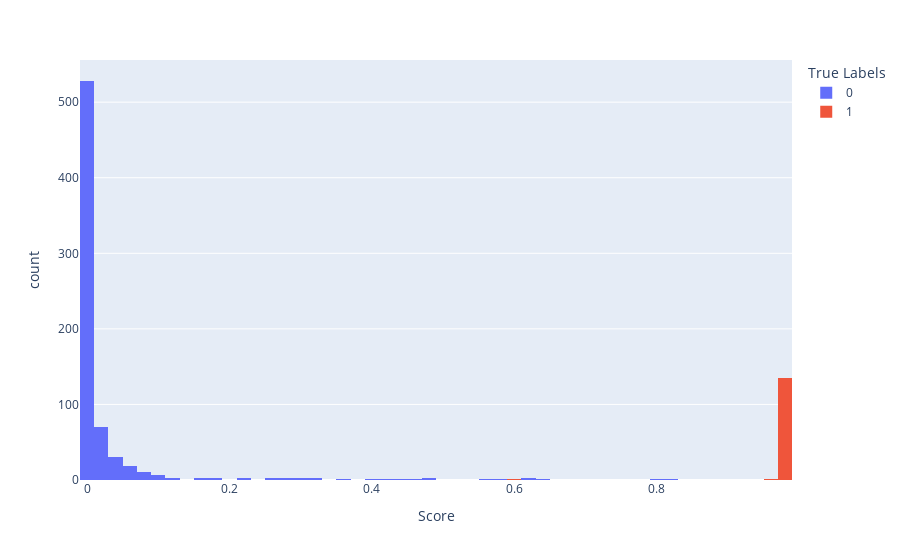
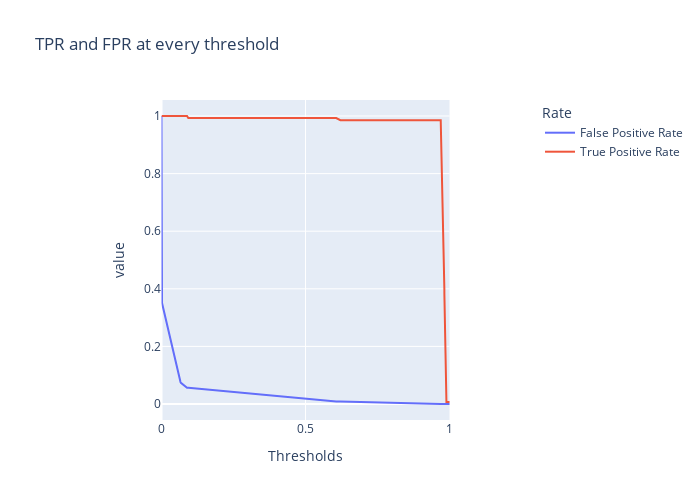

The code cell stored with these charts, in order, in its notebook:
### Code cell
# The histogram of scores compared to true labels
fig_hist = px.histogram(
    x=y_score, color=y, nbins=50,
    labels=dict(color='True Labels', x='Score')
)

fig_hist.show()


# Evaluating model performance at various thresholds
df = pd.DataFrame({
    'False Positive Rate': fpr,
    'True Positive Rate': tpr
}, index=thresholds)
df.index.name = "Thresholds"
df.columns.name = "Rate"

fig_thresh = px.line(
    df, title='TPR and FPR at every threshold',
    width=700, height=500
)

fig_thresh.update_yaxes(scaleanchor="x", scaleratio=1)
fig_thresh.update_xaxes(range=[0, 1], constrain='domain')
fig_thresh.show()

### Figure 1 — Plotly figure (JSON) as saved in the notebook; plotly's stock layout.template omitted (floating-point values rounded to 4 significant figures; data arrays with more than 128 entries replaced by an {"elided": "..."} marker saying what was removed)
{"data": [{"alignmentgroup": "True", "bingroup": "x", "hovertemplate": "True Labels=0<br>Score=%{x}<br>count=%{y}<extra></extra>", "legendgroup": "0", "marker": {"color": "#636efa", "pattern": {"shape": ""}}, "name": "0", "nbinsx": 50, "offsetgroup": "0", "orientation": "v", "showlegend": true, "type": "histogram", "x": {"elided": "696 float values"}, "xaxis": "x", "yaxis": "y"}, {"alignmentgroup": "True", "bingroup": "x", "hovertemplate": "True Labels=1<br>Score=%{x}<br>count=%{y}<extra></extra>", "legendgroup": "1", "marker": {"color": "#EF553B", "pattern": {"shape": ""}}, "name": "1", "nbinsx": 50, "offsetgroup": "1", "orientation": "v", "showlegend": true, "type": "histogram", "x": {"elided": "138 float values"}, "xaxis": "x", "yaxis": "y"}], "layout": {"barmode": "relative", "legend": {"title": {"text": "True Labels"}, "tracegroupgap": 0}, "margin": {"t": 60}, "xaxis": {"anchor": "y", "domain": [0, 1], "title": {"text": "Score"}}, "yaxis": {"anchor": "x", "domain": [0, 1], "title": {"text": "count"}}}}

### Figure 2 — Plotly figure (JSON) as saved in the notebook; plotly's stock layout.template omitted (floating-point values rounded to 4 significant figures)
{"data": [{"hovertemplate": "Rate=False Positive Rate<br>Thresholds=%{x}<br>value=%{y}<extra></extra>", "legendgroup": "False Positive Rate", "line": {"color": "#636efa", "dash": "solid"}, "marker": {"symbol": "circle"}, "mode": "lines", "name": "False Positive Rate", "orientation": "v", "showlegend": true, "type": "scatter", "x": [1.989, 0.9893, 0.9822, 0.9822, 0.9695, 0.6211, 0.6067, 0.09309, 0.08862, 0.0674, 0.066, 0.001837, 0.001836, 0.001305, 0.001301, 0.001197, 0.001191, 2.91e-05, 2.893e-05, 2.796e-05, 2.784e-05, 2.72e-05, 2.668e-05, 2.318e-05, 2.297e-05, 2.184e-05, 2.164e-05, 1.932e-05, 1.932e-05, 1.932e-05, 1.82e-05, 1.82e-05, 1.797e-05, 1.797e-05, 1.797e-05, 1.369e-05], "xaxis": "x", "y": [0, 0, 0, 0, 0, 0.008621, 0.008621, 0.05603, 0.05603, 0.07328, 0.07615, 0.3506, 0.3534, 0.4698, 0.4727, 0.5014, 0.5043, 0.796, 0.7989, 0.8075, 0.8118, 0.8204, 0.8233, 0.8793, 0.8822, 0.8966, 0.8994, 0.9095, 0.9138, 0.9253, 0.9382, 0.9411, 0.9454, 0.9526, 0.9555, 1], "yaxis": "y"}, {"hovertemplate": "Rate=True Positive Rate<br>Thresholds=%{x}<br>value=%{y}<extra></extra>", "legendgroup": "True Positive Rate", "line": {"color": "#EF553B", "dash": "solid"}, "marker": {"symbol": "circle"}, "mode": "lines", "name": "True Positive Rate", "orientation": "v", "showlegend": true, "type": "scatter", "x": [1.989, 0.9893, 0.9822, 0.9822, 0.9695, 0.6211, 0.6067, 0.09309, 0.08862, 0.0674, 0.066, 0.001837, 0.001836, 0.001305, 0.001301, 0.001197, 0.001191, 2.91e-05, 2.893e-05, 2.796e-05, 2.784e-05, 2.72e-05, 2.668e-05, 2.318e-05, 2.297e-05, 2.184e-05, 2.164e-05, 1.932e-05, 1.932e-05, 1.932e-05, 1.82e-05, 1.82e-05, 1.797e-05, 1.797e-05, 1.797e-05, 1.369e-05], "xaxis": "x", "y": [0, 0.007246, 0.3841, 0.3986, 0.9855, 0.9855, 0.9928, 0.9928, 1, 1, 1, 1, 1, 1, 1, 1, 1, 1, 1, 1, 1, 1, 1, 1, 1, 1, 1, 1, 1, 1, 1, 1, 1, 1, 1, 1], "yaxis": "y"}], "layout": {"height": 500, "legend": {"title": {"text": "Rate"}, "tracegroupgap": 0}, "title": {"text": "TPR and FPR at every threshold"}, "width": 700, "xaxis": {"anchor": "y", "constrain": "domain", "domain": [0, 1], "range": [0, 1], "title": {"text": "Thresholds"}}, "yaxis": {"anchor": "x", "domain": [0, 1], "scaleanchor": "x", "scaleratio": 1, "title": {"text": "value"}}}}
